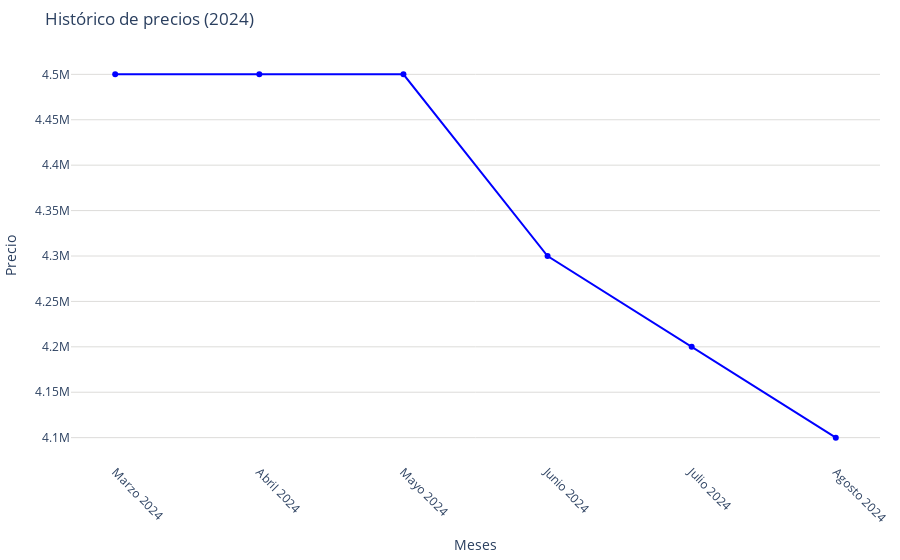

This figure's notebook cell:
### Code cell
fig = go.Figure()
fig.add_trace(go.Scatter(x=meses, y=precios, mode='lines+markers', line=dict(color='blue')))
# Actualizar el diseño del gráfico
fig.update_layout(
    title='Histórico de precios (2024)',
    xaxis_title='Meses',
    yaxis_title='Precio',
    legend_title="Segmento",
    xaxis=dict(tickangle=45),
    yaxis=dict(gridcolor='#dddcda'),
    legend=dict(
            orientation='h',  # Orientación horizontal de la leyenda
            yanchor='bottom',  # Anclar al borde inferior
            y=1.02,  # Colocar la leyenda justo debajo del gráfico
            xanchor='right',
            x=1
        ),
    plot_bgcolor='rgba(0,0,0,0)',
    margin=dict(l=10, r=10, t=50, b=10)
)
fig.show()

### Figure 1 — Plotly figure (JSON) as saved in the notebook; plotly's stock layout.template omitted (floating-point values rounded to 4 significant figures)
{"data": [{"line": {"color": "blue"}, "mode": "lines+markers", "type": "scatter", "x": ["Marzo 2024", "Abril 2024", "Mayo 2024", "Junio 2024", "Julio 2024", "Agosto 2024"], "y": [4500000, 4500000, 4500000, 4300000, 4200000, 4100000]}], "layout": {"legend": {"orientation": "h", "title": {"text": "Segmento"}, "x": 1, "xanchor": "right", "y": 1.02, "yanchor": "bottom"}, "margin": {"b": 10, "l": 10, "r": 10, "t": 50}, "plot_bgcolor": "rgba(0,0,0,0)", "title": {"text": "Histórico de precios (2024)"}, "xaxis": {"tickangle": 45, "title": {"text": "Meses"}}, "yaxis": {"gridcolor": "#dddcda", "title": {"text": "Precio"}}}}
